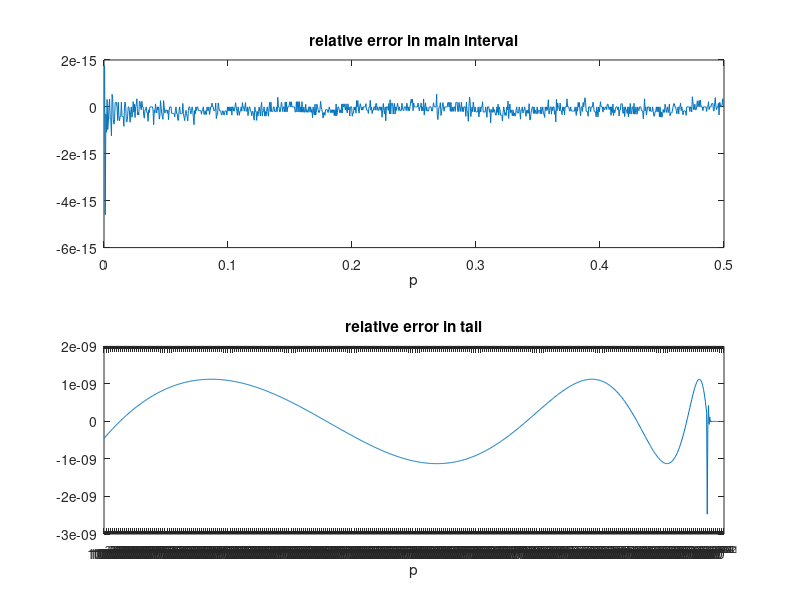

Write MATLAB code to recreate this figure.
%
% This MATLAB routine tests the accuracy of the algorithms in 
%
% Algorithm AS 241: The Percentage Points of the Normal Distribution,
% Wichura, M.J., Applied Statistics, 37(8):477-484, 1988
%

function as241

close all
clear all

%
% test main range
%

x1 = linspace(0,0.5,1000);
x1 = x1(2:end-1);

y1 = [];

for p = x1
  y1 = [y1 norminv_as241(p)];
end

%
% test tail
%

x2 = 10.^linspace(-306,-1,1000);
x2 = x2(1:end-1);

y2 = [];

for p = x2
  y2 = [y2 norminv_as241(p)];
end

%
% plot relative errors
%

figure
subplot(2,1,1)
plot(x1,(y1-norminv(x1))./y1)
title('relative error in main interval')
xlabel('p')

subplot(2,1,2)
semilogx(x2,(y2-norminv(x2))./y2)
title('relative error in tail')
xlabel('p')

end

%
% version 1: max relative error of about 1e-7
%

function res = norminv_as241_1(p)

  q = p - 0.5;
  if (abs(q) <= 0.425)
    r = 0.180625 - q*q;

    num =         5.9109374720e+01;
    num = r*num + 1.5929113202e+02;
    num = r*num + 5.0434271938e+01;
    num = r*num + 3.3871327179e+00;

    den =         6.7187563600e+01;
    den = r*den + 7.8757757664e+01;
    den = r*den + 1.7895169469e+01;
    den = r*den + 1.0000000000e+00;

    res = q * num / den;
    return

  else

    if (q < 0.0)
      r = p;
    else
      r = 1.0 - p;
    end

    r = sqrt(-log(r));

    if (r <= 5.0)
      r = r - 1.6;

      num =         1.7023821103e-01;
      num = r*num + 1.3067284816e+00;
      num = r*num + 2.7568153900e+00;
      num = r*num + 1.4234372777e+00;

      den =         1.2021132975e-01;
      den = r*den + 7.3700164250e-01;
      den = r*den + 1.0000000000e+00;

      res = num / den;

    else
      r = r - 5.0;

      num =         1.7337203997e-02;
      num = r*num + 4.2868294337e-01;
      num = r*num + 3.0812263860e+00;
      num = r*num + 6.6579051150e+00;

      den =         1.2258202635e-02;
      den = r*den + 2.4197894225e-01;
      den = r*den + 1.0000000000e+00;

      res = num / den;
    end

    if (q < 0.0)
      res = - res;
    end

    return
  end
end

%
% version 2: max relative error of less than 1e-15
%

function res = norminv_as241(p)

  q = p - 0.5;
  if (abs(q) <= 0.425)
    r = 0.180625 - q*q;

    num =         2.5090809287301226727e+3;
    num = r*num + 3.3430575583588128105e+4;
    num = r*num + 6.7265770927008700853e+4;
    num = r*num + 4.5921953931549871457e+4;
    num = r*num + 1.3731693765509461125e+4;
    num = r*num + 1.9715909503065514427e+3;
    num = r*num + 1.3314166789178437745e+2;
    num = r*num + 3.3871328727963666080e0;

    den =         5.2264952788528545610e+3;
    den = r*den + 2.8729085735721942674e+4;
    den = r*den + 3.9307895800092710610e+4;
    den = r*den + 2.1213794301586595867e+4;
    den = r*den + 5.3941960214247511077e+3;
    den = r*den + 6.8718700749205790830e+2;
    den = r*den + 4.2313330701600911252e+1;
    den = r*den + 1.0000000000e+00;

    res = q * num / den;
    return

  else

    if (q < 0.0)
      r = p;
    else
      r = 1.0 - p;
    end

    r = sqrt(-log(r));

    if (r <= 5.0)
      r = r - 1.6;

      num =         7.74545014278341407640e-4;
      num = r*num + 2.27238449892691845833e-2;
      num = r*num + 2.41780725177450611770e-1;
      num = r*num + 1.27045825245236838258e0;
      num = r*num + 3.64784832476320460504e0;
      num = r*num + 5.76949722146069140550e0;
      num = r*num + 4.63033784615654529590e0;
      num = r*num + 1.42343711074968357734e0;

      den =         1.05075007164441684324e-9;
      den = r*den + 5.47593808499534494600e-4;
      den = r*den + 1.51986665636164571966e-2;
      den = r*den + 1.48103976427480074590e-1;
      den = r*den + 6.89767334985100004550e-1;
      den = r*den + 1.67638483018380384940e0;
      den = r*den + 2.05319162663775882187e0;
      den = r*den + 1.0000000000e+00;

      res = num / den;

    else
      r = r - 5.0;

      num =         2.01033439929228813265e-7;
      num = r*num + 2.71155556874348757815e-5;
      num = r*num + 1.24266094738807843860e-3;
      num = r*num + 2.65321895265761230930e-2;
      num = r*num + 2.96560571828504891230e-1;
      num = r*num + 1.78482653991729133580e0;
      num = r*num + 5.46378491116411436990e0;
      num = r*num + 6.65790464350110377720e0;

      den =         2.04426310338993978564e-15;
      den = r*den + 1.42151175831644588870e-7;
      den = r*den + 1.84631831751005468180e-5;
      den = r*den + 7.86869131145613259100e-4;
      den = r*den + 1.48753612908506148525e-2;
      den = r*den + 1.36929880922735805310e-1;
      den = r*den + 5.99832206555887937690e-1;
      den = r*den + 1.0000000000e+00;

      res = num / den;
    end

    if (q < 0.0)
      res = - res;
    end

    return
  end
end

